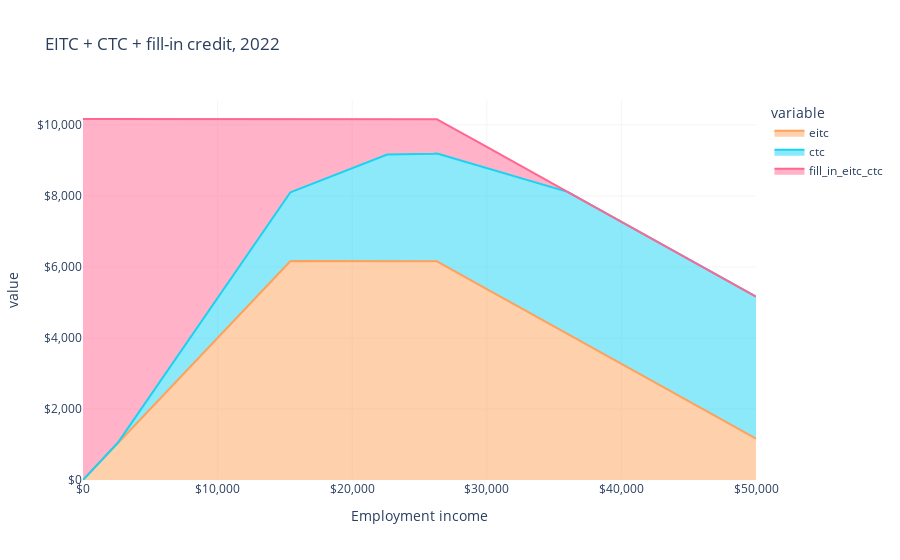

Here is the notebook cell this chart was saved with:
### Markdown cell above
Adding the fill-in credit to the EITC and CTC shows how it fits in.

Example: Family of four.

### Code cell
fig = px.area(
    df[(df.adults == 2) & (df.children == "2")],
    "employment_income",
    ["eitc", "ctc", "fill_in_eitc_ctc"],
    labels=LABELS,
    title="EITC + CTC + fill-in credit, 2022",
    color_discrete_map=COLOR_MAP,
)

fig.update_layout(
    xaxis_tickformat="$,",
    yaxis_tickformat="$,",
    plot_bgcolor="white",
    xaxis_gridcolor=LIGHT_GRAY,
    yaxis_gridcolor=LIGHT_GRAY,
)
fig.show()

### Figure 1 — Plotly figure (JSON) as saved in the notebook; plotly's stock layout.template omitted (floating-point values rounded to 4 significant figures; data arrays with more than 128 entries replaced by an {"elided": "..."} marker saying what was removed)
{"data": [{"hovertemplate": "variable=eitc<br>Employment income=%{x}<br>value=%{y}<extra></extra>", "legendgroup": "eitc", "line": {"color": "#FFA15A"}, "marker": {"symbol": "circle"}, "mode": "lines", "name": "eitc", "orientation": "v", "showlegend": true, "stackgroup": "1", "type": "scatter", "x": {"elided": "501 int values"}, "xaxis": "x", "y": {"elided": "501 int values"}, "yaxis": "y"}, {"hovertemplate": "variable=ctc<br>Employment income=%{x}<br>value=%{y}<extra></extra>", "legendgroup": "ctc", "line": {"color": "#19d3f3"}, "marker": {"symbol": "circle"}, "mode": "lines", "name": "ctc", "orientation": "v", "showlegend": true, "stackgroup": "1", "type": "scatter", "x": {"elided": "501 int values"}, "xaxis": "x", "y": {"elided": "501 int values"}, "yaxis": "y"}, {"hovertemplate": "variable=fill_in_eitc_ctc<br>Employment income=%{x}<br>value=%{y}<extra></extra>", "legendgroup": "fill_in_eitc_ctc", "line": {"color": "#FF6692"}, "marker": {"symbol": "circle"}, "mode": "lines", "name": "fill_in_eitc_ctc", "orientation": "v", "showlegend": true, "stackgroup": "1", "type": "scatter", "x": {"elided": "501 int values"}, "xaxis": "x", "y": {"elided": "501 int values"}, "yaxis": "y"}], "layout": {"legend": {"title": {"text": "variable"}, "tracegroupgap": 0}, "plot_bgcolor": "white", "title": {"text": "EITC + CTC + fill-in credit, 2022"}, "xaxis": {"anchor": "y", "domain": [0, 1], "gridcolor": "#F5F5F5", "tickformat": "$,", "title": {"text": "Employment income"}}, "yaxis": {"anchor": "x", "domain": [0, 1], "gridcolor": "#F5F5F5", "tickformat": "$,", "title": {"text": "value"}}}}
